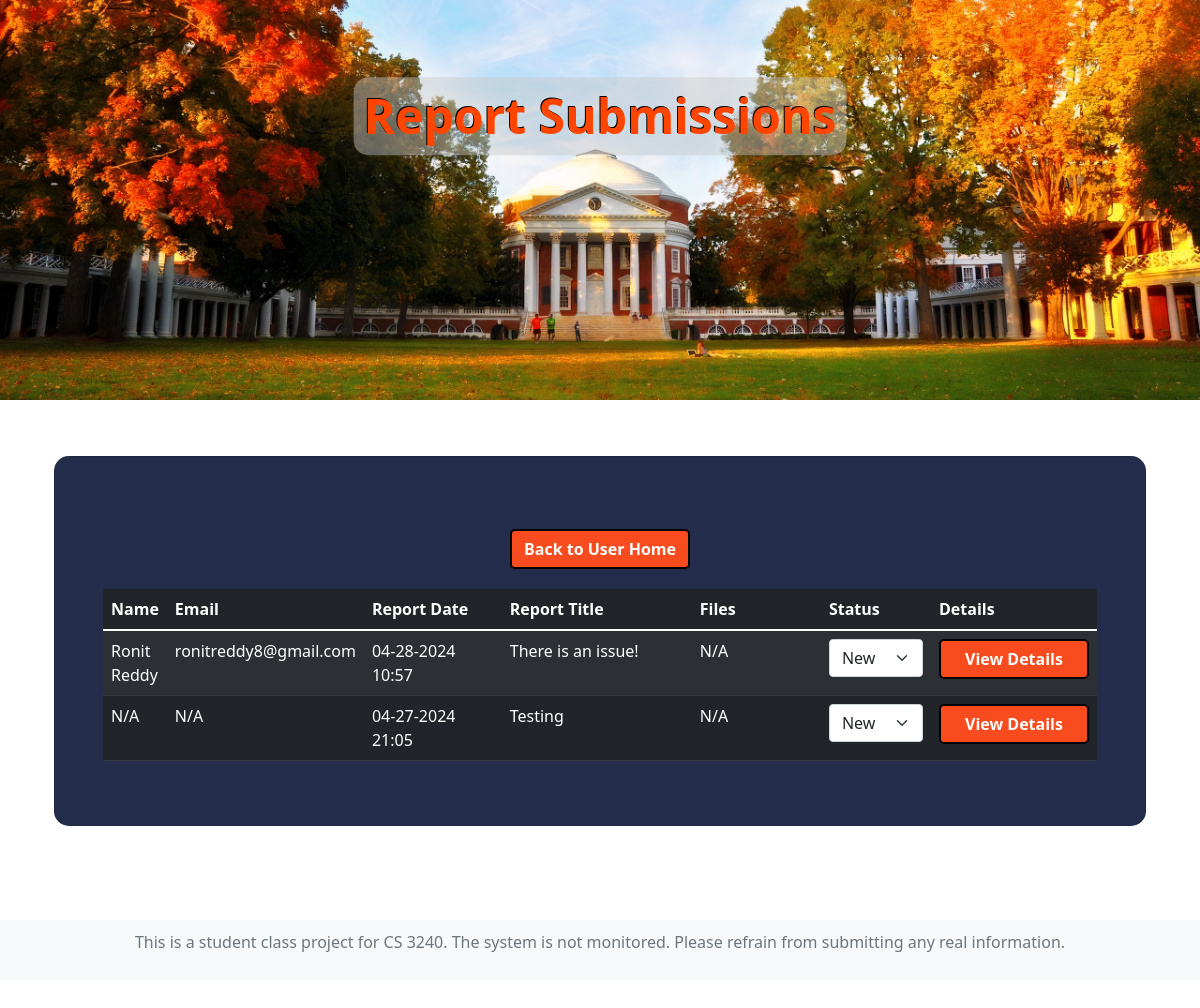
The page /nbhood_watch/view_reports/ on the database its author committed.
### nbhood_watch/models.py (models this page shows, shortened)
class Submission(models.Model):
    submission_user = models.ForeignKey(verbose_name='Submission User', to='User',
                                        on_delete=models.CASCADE, null=True, blank=True)
    submission_date = models.DateTimeField("Report Date:", auto_now_add=True)
    submission_title = models.TextField(max_length=300, null=True, blank=True, help_text="*required")
    submission_description = models.TextField(max_length=1000, null=True, blank=True, help_text="*required")
    latitude = models.FloatField(null=True, blank=True)
    longitude = models.FloatField(null=True, blank=True)
    submission_file = models.FileField(upload_to=submission_file_path, null=True, blank=True)
    STATUS_CHOICES = [
        ('New', 'New'),
        ('In Progress', 'In Progress'),
        ('Reviewed', 'Reviewed'),
    ]
    submission_status = models.CharField(max_length=20, choices=STATUS_CHOICES, default='New')
    submission_response = models.TextField(null=True, blank=True)
    CATEGORY_CHOICES = [
        ('Safety Concerns', 'Safety Concerns'),
        ('Environmental Issues', 'Environmental Issues'),
        ('Public Disturbances', 'Public Disturbances'),
        ('Illegal Activities', 'Illegal Activities'),
        ('Maintenance Issues', 'Maintenance Issues'),
        ('Lost/Found Items', 'Lost/Found Items'),
        ('Other', 'Other'),
    ]
    submission_category = models.CharField(max_length=20, choices=CATEGORY_CHOICES, default='Safety Concerns')
    VISIBILITY_CHOICES = [
        ('Public', 'Public'),
        ('Only to Admin', 'Only to Admin'),
    ]
    submission_visibility = models.CharField(max_length=20, choices=VISIBILITY_CHOICES, default='Public')
    VERIFICATION_CHOICES = [
        ('Verified', 'Verified'),
        ('Unverified', 'Unverified'),
        ('False Information', 'False Information'),
    ]
    submission_verification = models.CharField(max_length=20, choices=VERIFICATION_CHOICES, default='Unverified')
    submission_admin_notes = models.TextField(null=True, blank=True, default='N/A')

class User(models.Model):
    first_name = models.CharField(max_length=100, null=True, blank=True, default='Anon')
    last_name = models.CharField(max_length=100, null=True, blank=True, default='Anon')
    email = models.EmailField(null=False, blank=False, default="<ANON@gmail.com>")
    last_login = models.DateTimeField(null=True, blank=True)

### nbhood_watch/views/report_views.py (the view)
# urls.py: path('view_reports/', view_reports, name='view_reports'),
def view_reports(request):
    submissions = Submission.objects.order_by('-submission_date').all()
    return render(request, 'nbhood_watch/view_reports.html', {'submissions': submissions})

### nbhood_watch/templates/nbhood_watch/view_reports.html (shortened to what this page needs)
{% extends 'nbhood_watch/base.html' %}
{% load static %}
{% block image %}
<div class="main-image">
    <img src="{% static 'nbhood_watch/images/lawnfall_enhanced.jpg' %}" alt="Main Image">
    <div class="overlay" style="position: absolute; top: 30%; left: 50%; transform: translate(-50%, -50%); text-align: center; text-shadow: 1px 1px 0 #fff;">
        <h3 class="text-center header-title" style="font-size: 48px; color: orangered; background-color: rgba(200, 200, 200, 0.45); padding: 10px; border-radius: 15px;">Report Submissions</h3>
    </div>
</div>
{% endblock image %}
{% block content %}
<div class="overlay">
  <div class="row mt-4">
    <div class="col-sm-12 text-center">
      <div class="d-flex justify-content-center">
        <a href="{% url 'nbhood_watch:admin_info' %}" class="btn small-orange-btn wide-btn" style="margin-bottom: 20px;">Back to User Home</a>
      </div>
    </div>
  </div>
  <div class="row">
    <div class="col">
      <div class="table-responsive">
        <table class="table table-dark table-striped">
          <thead>
            <tr>
              <th>Name</th>
              <th>Email</th>
              <th style="width: 20%;">Report Date</th>
              <th style="width: 30%;">Report Title</th>
              <th style="width: 20%;">Files</th>
              <th style="width: 15%;">Status</th>
              <th>Details</th>
            </tr>
          </thead>
          <tbody>
            {% for submission in submissions %}
            <tr>
              <td>
                {% if submission.submission_user.first_name or submission.submission_user.last_name %}
                    {{ submission.submission_user.first_name|default:"N/A" }}
                    {{ submission.submission_user.last_name|default:"" }}
                {% else %}
                    N/A
                {% endif %}
              </td>
              <td>{{ submission.submission_user.email|default:"N/A" }}</td>
              <td>{{ submission.submission_date|date:"m-d-Y H:i" }}</td>
              <td style="word-wrap: break-word;">{{ submission.submission_title|default:"N/A" }}</td>
              <td style="word-wrap: break-word; max-width: 200px;">
                {% if submission.files.all %}
                <ul>
                  {% for file in submission.files.all %}
                    <li><a href="{{ file.file.url }}" title="{{ file.file.name }}">{{ file.file.name }}</a></li>
                  {% endfor %}
                </ul>
                {% else %}
                N/A
                {% endif %}
              </td>
              <td style="word-wrap: break-word;">
                <form action="{% url 'nbhood_watch:update_submission_status' %}" method="post">
                  <select name="status" class="form-select" onchange="this.form.submit()">
                    <option value="New" {% if submission.submission_status == 'New' %}selected{% endif %}>New</option>
                  </select>
                </form>
              </td>
              <td><a href="{% url 'nbhood_watch:submission_info' submission_id=submission.id %}" class="btn small-orange-btn">View Details</a></td>
            </tr>
            {% empty %}
            <tr>
              <td colspan="6" class="text-center text-white">No reports found!</td>
            </tr>
            {% endfor %}
          </tbody>
        </table>
      </div>
    </div>
  </div>
</div>
{% endblock %}

### nbhood_watch/static/nbhood_watch/index.css (style rules this page uses)
body { display: flex; flex-direction: column; min-height: 100vh; }
.header-title { color: #232D4B; font-size: 32px; font-weight: bold; text-shadow: -1px -1px 0 #000; }
.table-responsive { max-height: 400px; overflow-y: auto; }
.main-image { position: relative; width: 100%; height: 50vh; overflow: hidden; }
.main-image img { width: 100%; height: 100%; object-fit: cover; object-position: center 65%; }
.small-orange-btn { width: 150px; height: 40px; border-radius: 5px; font-size: 16px; display: flex; justify-content: center; align-items: center; border: 2px solid black; background-color: #F84C1E; font-family: 'Segoe UI', sans-serif; font-weight: bold; color: white; }
.wide-btn { width: auto; min-width: 180px; }

### rows shown on the page
Submission: submission_user.first_name "Ronit", submission_user.last_name "Reddy", submission_user.email "ronitreddy8@gmail.com", submission_date "04-28-2024 10:57", submission_title "There is an issue!", shows "N/A", status "New"
Submission: shows "N/A", submission_user.email "N/A", submission_date "04-27-2024 21:05", submission_title "Testing", status "New"
